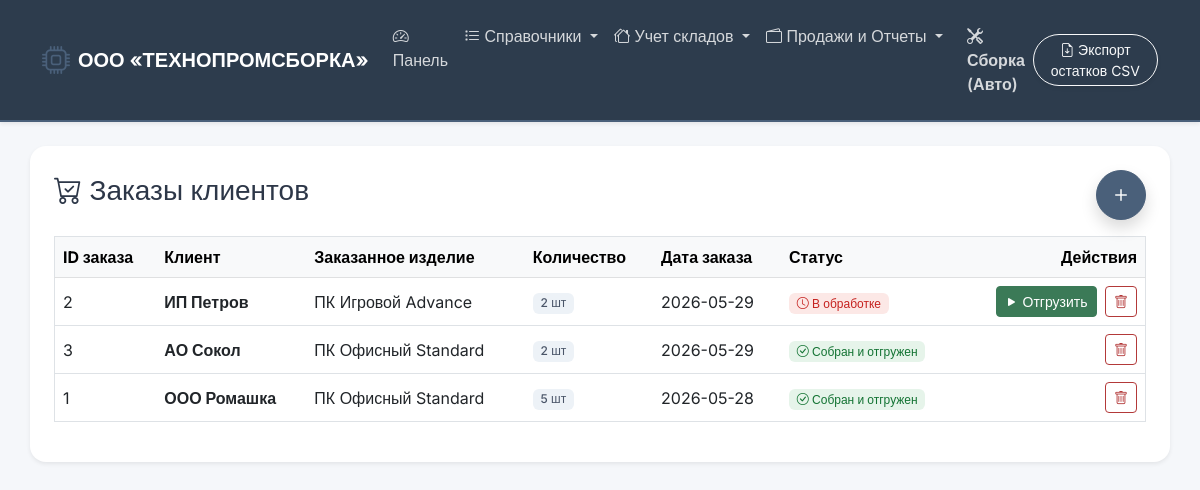
The page /orders on the database its author committed.
### tables this page shows
CREATE TABLE client_order (
        id_order INTEGER PRIMARY KEY AUTOINCREMENT,
        customer_name TEXT NOT NULL,
        product_type_id INTEGER,
        quantity INTEGER NOT NULL,
        order_date TEXT NOT NULL,
        status TEXT DEFAULT 'В обработке',
        FOREIGN KEY (product_type_id) REFERENCES product_type (id_product_type) ON DELETE CASCADE
    );

CREATE TABLE product_type (
        id_product_type INTEGER PRIMARY KEY AUTOINCREMENT,
        name TEXT NOT NULL UNIQUE,
        description TEXT
    );

### app.py (the view, shortened to what this page needs)
@app.route('/orders', methods=['GET', 'POST'])
def orders():
    conn = get_db_connection()
    data = conn.execute('''
        SELECT co.*, pt.name as product_name
        FROM client_order co
        JOIN product_type pt ON co.product_type_id = pt.id_product_type
        ORDER BY co.order_date DESC
    ''').fetchall()
    products_list = conn.execute('SELECT * FROM product_type').fetchall()
    conn.close()
    return render_template('orders.html', data=data, products=products_list)

### app.py (called while the page is built)
def get_db_connection():
    conn = sqlite3.connect('database.db')
    conn.row_factory = sqlite3.Row
    return conn

### templates/orders.html (shortened to what this page needs)
{% extends 'base.html' %}
{% block content %}
<div class="d-flex justify-content-between align-items-center mb-3">
    <h3><i class="bi bi-cart-check"></i> Заказы клиентов</h3>
    <button class="btn btn-primary rounded-circle shadow" data-bs-toggle="modal" data-bs-target="#addModal" style="width: 50px; height: 50px; font-size: 24px; line-height: 1;">
        <i class="bi bi-plus"></i>
    </button>
</div>
<table class="table table-hover align-middle border">
    <thead class="table-light">
        <tr><th>ID заказа</th><th>Клиент</th><th>Заказанное изделие</th><th>Количество</th><th>Дата заказа</th><th>Статус</th><th class="text-end">Действия</th></tr>
    </thead>
    <tbody>
        {% for row in data %}
        <tr>
            <td>{{ row.id_order }}</td>
            <td><strong>{{ row.customer_name }}</strong></td>
            <td>{{ row.product_name }}</td>
            <td><span class="badge bg-secondary">{{ row.quantity }} шт</span></td>
            <td>{{ row.order_date }}</td>
            <td>
                {% if row.status == 'Собран' %}
                <span class="badge bg-success"><i class="bi bi-check-circle"></i> Собран и отгружен</span>
                {% else %}
                <span class="badge bg-danger"><i class="bi bi-clock"></i> В обработке</span>
                {% endif %}
            </td>
            <td class="text-end">
                {% if row.status != 'Собран' %}
                <a href="/complete_order/{{ row.id_order }}" class="btn btn-sm btn-success me-1" title="Собрать и отгрузить">
                    <i class="bi bi-play-fill"></i> Отгрузить
                </a>
                {% endif %}
                <a href="/delete_order/{{ row.id_order }}" class="btn btn-sm btn-outline-danger" onclick="return confirm('Удалить этот заказ?');">
                    <i class="bi bi-trash"></i>
                </a>
            </td>
        </tr>
        {% endfor %}
    </tbody>
</table>
{% endblock %}

### templates/base.html (style rules this page uses)
:root { --primary-color: #4a607a; --primary-hover: #384b60; --secondary-color: #6c7a89; --bg-color: #f5f7fa; --text-color: #2d3748; --card-border: #e2e8f0; --success-color: #3b7a57; --success-hover: #2d5f43; --danger-color: #b33939; --danger-hover: #8c2c2c; }
body { font-family: 'Inter', sans-serif; background-color: var(--bg-color); color: var(--text-color); }
.btn-primary { background-color: var(--primary-color) !important; border-color: var(--primary-color) !important; }
.btn-success { background-color: var(--success-color) !important; border-color: var(--success-color) !important; color: #ffffff !important; }
.btn-outline-danger { color: var(--danger-color) !important; border-color: var(--danger-color) !important; }
.table { color: var(--text-color) !important; }
.table-light { background-color: #eaeff5 !important; color: #4a5568 !important; }
.badge.bg-success { background-color: #e6f4ea !important; color: #137333 !important; font-weight: 500; }
.badge.bg-danger { background-color: #fce8e6 !important; color: #c5221f !important; font-weight: 500; }
.badge.bg-secondary { background-color: #edf2f7 !important; color: #4a5568 !important; font-weight: 500; }

### rows shown on the page
client_order: id_order "2", customer_name "ИП Петров", product_name "ПК Игровой Advance", quantity "2", order_date "2026-05-29", status "В обработке" (drawn)
client_order: id_order "3", customer_name "АО Сокол", product_name "ПК Офисный Standard", quantity "2", order_date "2026-05-29", status "Собран" (drawn)
client_order: id_order "1", customer_name "ООО Ромашка", product_name "ПК Офисный Standard", quantity "5", order_date "2026-05-28", status "Собран" (drawn)
